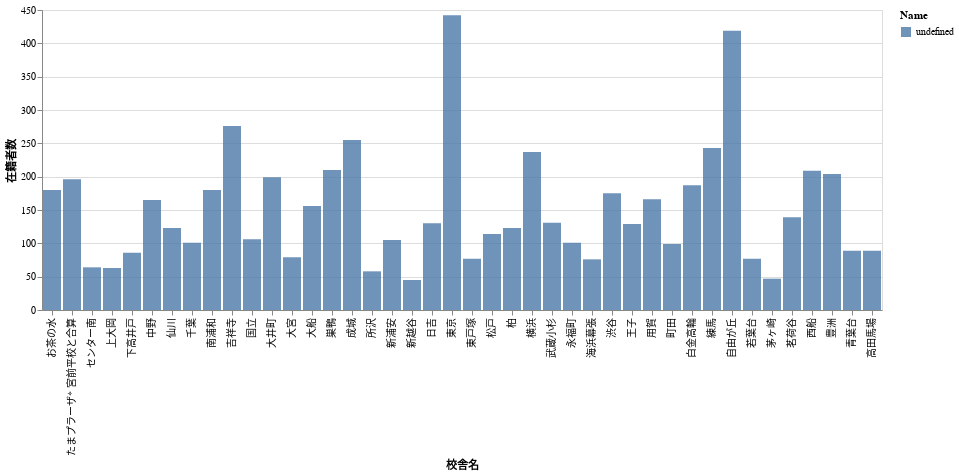

Write notebook code for a chart like this one.
### Code cell
chart = (
    alt.Chart(df_enroll)
    .mark_bar(opacity=0.8, clip=True)
    .encode(
        x='校舎名',
        y=alt.Y('在籍者数:Q', stack=None),
        color='Name:N'
    )
)
chart

### Figure 1 — Vega-Lite specification as saved in the notebook (floating-point values rounded to 4 significant figures)
{"config": {"view": {"continuousWidth": 400, "continuousHeight": 300}}, "data": {"name": "data-bb7251e6695b7ee76a8bc02eae05ebde"}, "mark": {"type": "bar", "clip": true, "opacity": 0.8}, "encoding": {"color": {"field": "Name", "type": "nominal"}, "x": {"field": "校舎名", "type": "nominal"}, "y": {"field": "在籍者数", "stack": null, "type": "quantitative"}}, "$schema": "https://vega.github.io/schema/vega-lite/v4.17.0.json", "datasets": {"data-bb7251e6695b7ee76a8bc02eae05ebde": [{"校舎名": "東京", "在籍者数": "442"}, {"校舎名": "自由が丘", "在籍者数": "419"}, {"校舎名": "吉祥寺  ", "在籍者数": "276"}, {"校舎名": "横浜", "在籍者数": "237"}, {"校舎名": "巣鴨", "在籍者数": "210"}, {"校舎名": "練馬", "在籍者数": "243"}, {"校舎名": "大井町", "在籍者数": "199"}, {"校舎名": "王子", "在籍者数": "129"}, {"校舎名": "用賀", "在籍者数": "166"}, {"校舎名": "大船", "在籍者数": "156"}, {"校舎名": "白金高輪", "在籍者数": "187"}, {"校舎名": "西船", "在籍者数": "209"}, {"校舎名": "渋谷", "在籍者数": "175"}, {"校舎名": "たまプラーザ*\n宮前平校と合算", "在籍者数": "196"}, {"校舎名": "お茶の水", "在籍者数": "180"}, {"校舎名": "中野", "在籍者数": "165"}, {"校舎名": "南浦和", "在籍者数": "180"}, {"校舎名": "武蔵小杉", "在籍者数": "131"}, {"校舎名": "豊洲", "在籍者数": "204"}, {"校舎名": "柏", "在籍者数": "123"}, {"校舎名": "千葉", "在籍者数": "101"}, {"校舎名": "日吉", "在籍者数": "130"}, {"校舎名": "成城", "在籍者数": "255"}, {"校舎名": "国立", "在籍者数": "106"}, {"校舎名": "新浦安", "在籍者数": "105"}, {"校舎名": "青葉台", "在籍者数": "89"}, {"校舎名": "仙川", "在籍者数": "123"}, {"校舎名": "町田", "在籍者数": "99"}, {"校舎名": "高田馬場", "在籍者数": "89"}, {"校舎名": "海浜幕張", "在籍者数": "76"}, {"校舎名": "下高井戸", "在籍者数": "86"}, {"校舎名": "茗荷谷", "在籍者数": "139"}, {"校舎名": "永福町", "在籍者数": "101"}, {"校舎名": "センター南", "在籍者数": "64"}, {"校舎名": "大宮", "在籍者数": "79"}, {"校舎名": "東戸塚", "在籍者数": "77"}, {"校舎名": "若葉台", "在籍者数": "77"}, {"校舎名": "上大岡", "在籍者数": "63"}, {"校舎名": "宮前平(閉鎖)", "在籍者数": null}, {"校舎名": "茅ヶ崎", "在籍者数": "47"}, {"校舎名": "所沢", "在籍者数": "58"}, {"校舎名": "新越谷", "在籍者数": "45"}, {"校舎名": "松戸", "在籍者数": "114"}]}}
